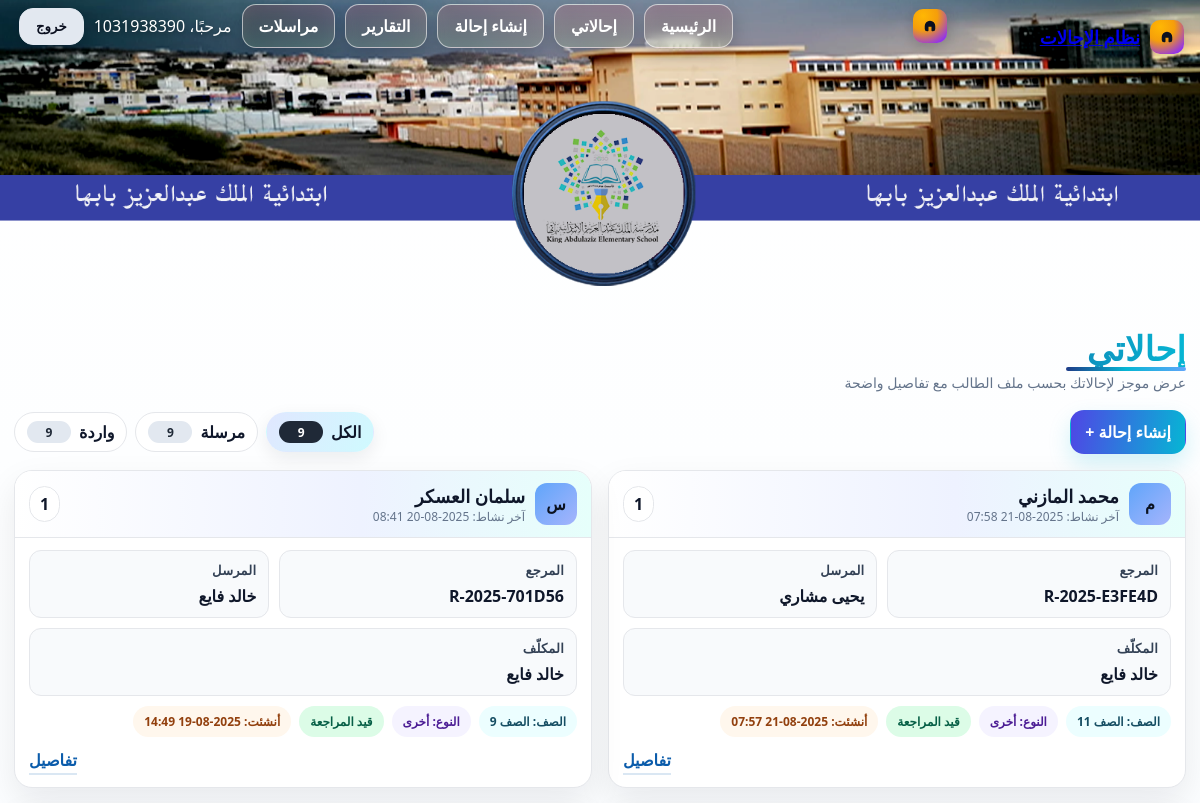
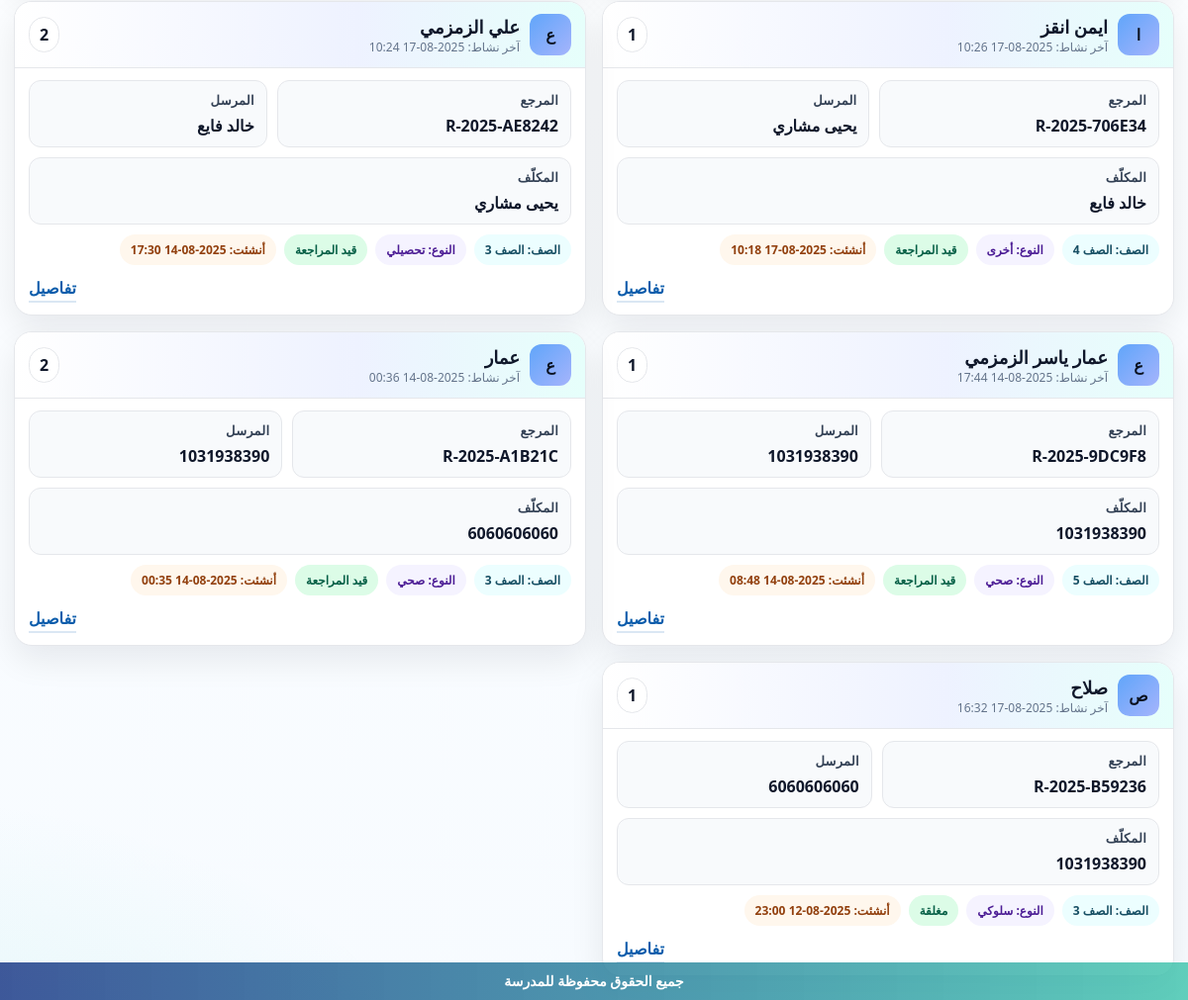
/referrals/ (signed in), run on the app's committed database (2 pictures, top to bottom).
### referrals/models.py (models this page shows, shortened)
class Referral(models.Model):
    STATUS_CHOICES = [
        ("NEW", "جديدة"),
        ("UNDER_REVIEW", "قيد المراجعة"),
        ("SENT_TO_DEPUTY", "محالة لوكيل"),
        ("CLOSED", "مغلقة"),
    ]
    TYPE_CHOICES = [
        ("behavior", "سلوكي"),
        ("academic", "تحصيلي"),
        ("health", "صحي"),
        ("other", "أخرى"),
    ]
    GRADE_CHOICES = [(str(i), f"الصف {i}") for i in range(1, 13)]
    reference = models.CharField(max_length=20, default=generate_reference, unique=True, editable=False)
    student_name = models.CharField(max_length=120)
    student_key = models.CharField("معرّف الطالب", max_length=180, blank=True, db_index=True)
    grade = models.CharField(max_length=2, choices=GRADE_CHOICES)
    referral_type = models.CharField(max_length=20, choices=TYPE_CHOICES)
    details = models.TextField()
    status = models.CharField(max_length=20, choices=STATUS_CHOICES, default="NEW")
    created_by = models.ForeignKey(User, on_delete=models.CASCADE, related_name="created_referrals")
    assignee = models.ForeignKey(User, on_delete=models.SET_NULL, null=True, blank=True, related_name="assigned_referrals")
    created_at = models.DateTimeField(auto_now_add=True)
    updated_at = models.DateTimeField(auto_now=True)

### referrals/views.py (the view)
# urls.py: path("", views.list_referrals, name="index"),
@login_required
def list_referrals(request: HttpRequest):
    scope = request.GET.get("scope", "all")
    if _is_manager(request.user):
        sent_qs = Referral.objects.all()
        inbox_qs = Referral.objects.all()
        base_qs = Referral.objects.all()
    else:
        sent_qs = Referral.objects.filter(created_by=request.user)
        inbox_qs = Referral.objects.filter(assignee=request.user)
        base_qs = Referral.objects.filter(Q(created_by=request.user) | Q(assignee=request.user))
    if scope == "sent":
        items_qs = sent_qs
    elif scope == "inbox":
        items_qs = inbox_qs
    else:
        items_qs = base_qs
    items_qs = items_qs.select_related("created_by", "assignee").order_by("-created_at")
    items = list(items_qs)
    for r in items: _ensure_student_key(r)
    groups_map = {}
    for r in items:
        key = getattr(r, "student_key", "") or f"ref-{r.pk}"
        g = groups_map.get(key)
        if not g:
            g = {"key": getattr(r, "student_key", "") or "", "student_name": r.student_name, "latest": r.created_at, "referrals": []}
            groups_map[key] = g
        g["referrals"].append(r)
        if r.created_at > g["latest"]: g["latest"] = r.created_at
        if r.created_at >= g["latest"]: g["student_name"] = r.student_name
    groups = sorted(groups_map.values(), key=lambda x: x["latest"], reverse=True)
    counts = {
        "all": base_qs.count(),
        "sent": sent_qs.count(),
        "inbox": inbox_qs.count()
    }
    return render(request, "referrals/index.html", {"items": items, "groups": groups, "counts": counts, "scope": scope})

### referrals/context_processors.py (called while the page is built)
def active_news_ticker(request):
    try:
        obj = NewsTicker.objects.filter(is_active=True).order_by("-created_at").first()
        if obj and obj.is_visible:
            return {"news_ticker": obj}
    except Exception:
        pass
    return {"news_ticker": None}

### referrals/models.py (called while the page is built)
    @property
    def is_visible(self):
        now = timezone.now()
        if not self.is_active:
            return False
        if self.starts_at and now < self.starts_at:
            return False
        if self.ends_at and now > self.ends_at:
            return False
        return True

### referrals/views.py (called while the page is built)
def _is_manager(user):
    try:
        return bool(user.is_staff or (getattr(user, "profile", None) and user.profile.role == "مدير المدرسة"))
    except Profile.DoesNotExist:
        return bool(user.is_staff)

def _ensure_student_key(ref: Referral):
    try:
        has_key_field = hasattr(ref, "student_key")
    except Exception:
        has_key_field = False
    if not has_key_field:
        return
    try:
        if getattr(ref, "student_key", ""):
            return
        civil = (getattr(ref, "student_civil_id", None) or "")[:64]
        new_key = make_student_key(getattr(ref, "student_name", ""), civil)
        if new_key:
            ref.student_key = new_key
            ref.save(update_fields=["student_key"])
    except Exception:
        pass

### templates/referrals/index.html (shortened to what this page needs)
{% load static %}
<!doctype html>
<html lang="ar" dir="rtl">
<head>
</head>
<body>
  {% include 'header.html' %}
  <div class="wrap">
    <header class="page-head" aria-label="عنوان الصفحة">
      <div>
        <h1 class="page-title">إحالاتي</h1>
        <div class="underline" aria-hidden="true"></div>
        <p class="page-sub">عرض موجز لإحالاتك بحسب ملف الطالب مع تفاصيل واضحة</p>
      </div>
    </header>
    <div class="topbar">
      <a class="btn btn-primary" href="{% url 'referrals:new' %}">إنشاء إحالة +</a>
      <nav class="tabs" role="tablist" aria-label="تصفية الإحالات">
        <a class="tab {% if scope == 'all' %}is-active{% endif %}" href="{% url 'referrals:index' %}?scope=all">
          الكل <span class="badge">{{ counts.all }}</span>
        </a>
        <a class="tab {% if scope == 'sent' %}is-active{% endif %}" href="{% url 'referrals:index' %}?scope=sent">
          مرسلة <span class="badge">{{ counts.sent }}</span>
        </a>
        <a class="tab {% if scope == 'inbox' %}is-active{% endif %}" href="{% url 'referrals:index' %}?scope=inbox">
          واردة <span class="badge">{{ counts.inbox }}</span>
        </a>
      </nav>
    </div>
    {% if groups %}
      <section class="grid" aria-label="بطاقات ملفات الطلاب">
        {% for g in groups %}
          {% with latest=g.referrals.0 %}
          <article class="card">
            <header class="card-header">
              <div class="avatar" aria-hidden="true">{{ g.student_name|default:"?"|slice:":1" }}</div>
              <div>
                <h3 class="student-name">{{ g.student_name }}</h3>
                <div class="small-note">آخر نشاط: {{ latest.updated_at|date:"Y-m-d H:i" }}</div>
              </div>
              <div class="counter" title="إجمالي الإحالات">{{ g.referrals|length }}</div>
            </header>
            <div class="card-body">
              <div class="row" aria-label="معلومات أساسية">
                <div class="info">
                  <h4>المرجع</h4>
                  <div class="v">{{ latest.reference }}</div>
                </div>
                <div class="info">
                  <h4>المرسل</h4>
                  <div class="v">{{ latest.created_by.username }}</div>
                </div>
                <div class="info">
                  <h4>المكلّف</h4>
                  <div class="v">{{ latest.assignee.username|default:"—" }}</div>
                </div>
              </div>
              <div class="chips" aria-label="تصنيف">
                <span class="chip chip-grade">الصف: {{ latest.get_grade_display }}</span>
                <span class="chip chip-type">النوع: {{ latest.get_referral_type_display }}</span>
                <span class="chip chip-status">{{ latest.get_status_display }}</span>
                <span class="chip chip-ref">أنشئت: {{ latest.created_at|date:"Y-m-d H:i" }}</span>
              </div>
              <div class="actions">
                <a class="link" href="{% url 'referrals:detail' latest.pk %}">تفاصيل</a>
              </div>
            </div>
          </article>
          {% endwith %}
        {% endfor %}
      </section>
    {% else %}
      <div class="empty">لا توجد إحالات لعرضها.</div>
    {% endif %}
  </div>
  {% include 'footer.html' %}
</body>
</html>

### templates/header.html (shortened to what this page needs)
<nav class="hdr-nav" role="navigation" aria-label="الشريط العلوي">
  <div class="hdr-banner">
    <div class="hdr-top">
      <a class="hdr-brand" href="/" aria-label="الرئيسية">
        <span class="hdr-logo" aria-hidden="true">
          <svg viewBox="0 0 24 24"><path d="M5 12a7 7 0 1 1 14 0v4a3 3 0 0 1-3 3h-1a1 1 0 0 1-1-1v-5h-4v5a1 1 0 0 1-1 1H8a3 3 0 0 1-3-3v-4z"/></svg>
        </span>
        <span class="hdr-title">نظام الإحالات</span>
      </a>
    </div>
    <div class="hdr-actions">
      <div class="hdr-actions-wrap">
        <a class="hdr-brand" href="/" aria-label="الرئيسية" style="text-decoration:none">
          <span class="hdr-logo" aria-hidden="true">
            <svg viewBox="0 0 24 24"><path d="M5 12a7 7 0 1 1 14 0v4a3 3 0 0 1-3 3h-1a1 1 0 0 1-1-1v-5h-4v5a1 1 0 0 1-1 1H8a3 3 0 0 1-3-3v-4z"/></svg>
          </span>
        </a>
        <div class="hdr-links">
          <a class="hdr-link" href="/">الرئيسية</a>
          <a class="hdr-link" href="/referrals/">إحالاتي</a>
          <a class="hdr-link" href="/referrals/new/">إنشاء إحالة</a>
          <a class="hdr-link" href="/workflow/reports/">التقارير</a>
          <a class="hdr-link" href="/messages/">مراسلات</a>
          {% if request.user.is_authenticated %}
            <span class="hdr-user">مرحبًا، {{ request.user.username }}</span>
            <form action="{% url 'accounts:logout' %}" method="post" class="hdr-logout-form">
              <button type="submit" class="hdr-link hdr-logout" aria-label="تسجيل الخروج">خروج</button>
            </form>
          {% else %}
            <a class="hdr-link" href="{% url 'accounts:login' %}">تسجيل الدخول</a>
            <a class="hdr-link hdr-cta" href="{% url 'accounts:register' %}">إنشاء حساب</a>
          {% endif %}
        </div>
      </div>
    </div>
  </div>
</nav>

### templates/referrals/index.html (style rules this page uses)
:root { --brand:#1f3c88; --mint:#06b6d4; --sky:#60a5fa; --txt:#0f172a; --muted:#64748b; --line:#e5e7eb; --bg:#f7fbff; --card:#ffffff; --chip:#eef2ff; --shadow:0 14px 34px rgba(2,6,23,.08); --r:18px; }
body { margin:0; color:var(--txt); font-family:system-ui,-apple-system,Segoe UI,Roboto,Tajawal,Arial; background: radial-gradient(1200px 580px at 90% -10%, rgba(99,102,241,.09), transparent 60%), radial-gradient(1000px 650px at -10% 110%, rgba(45,212,191,.12), transparent 60%), linear-gradient(180deg,#fff, var(--bg)); min-height:100dvh; }
.wrap { max-width:1180px; margin:auto; padding:24px 14px }
.page-head { display:flex; align-items:end; justify-content:space-between; gap:12px; flex-wrap:wrap; margin:8px 0 18px }
.page-title { margin:0; font-weight:900; letter-spacing:.2px; line-height:1.1; font-size:clamp(22px,3.6vw,34px); background:linear-gradient(90deg,var(--brand),var(--mint)); -webkit-background-clip:text; background-clip:text; color:transparent }
.page-sub { margin:2px 0 0; color:var(--muted); font-size:14px }
.underline { height:4px; background:linear-gradient(90deg,var(--brand),var(--mint),var(--sky)); border-radius:999px; width:120px }
.topbar { display:flex; align-items:center; justify-content:space-between; gap:10px; flex-wrap:wrap; margin:6px 0 16px }
.btn { appearance:none; border:1px solid var(--line); background:#fff; color:var(--txt); border-radius:14px; padding:10px 14px; font-weight:800; text-decoration:none; display:inline-flex; gap:8px; align-items:center; transition:.15s }
.btn-primary { color:#fff; background:linear-gradient(100deg,#4f46e5 0%, var(--mint) 100%); border-color:transparent; box-shadow:0 10px 22px rgba(6,182,212,.18) }
.tabs { display:flex; gap:8px; align-items:center; flex-wrap:wrap }
.tab { padding:8px 12px; border-radius:999px; border:1px solid var(--line); background:#fff; color:var(--txt); text-decoration:none; font-weight:800; display:inline-flex; gap:8px; align-items:center }
.badge { min-width:28px; height:22px; border-radius:999px; display:inline-grid; place-items:center; padding:0 8px; font-size:12px; font-weight:900; color:#1f2937; background:#e2e8f0 }
.tab.is-active { background:linear-gradient(120deg,#e0e7ff,#cffafe); border-color:transparent; box-shadow:0 6px 18px rgba(15,23,42,.08) }
.tab.is-active .badge { background:#1f2937; color:#fff }
.grid { display:grid; grid-template-columns:repeat(2,minmax(0,1fr)); gap:16px }
.card { position:relative; background:var(--card); border:1px solid var(--line); border-radius:var(--r); overflow:hidden; box-shadow:var(--shadow); }
.card-header { display:grid; grid-template-columns:auto 1fr auto; gap:10px; align-items:center; padding:12px 14px; background:linear-gradient(90deg,#ffffff 0%, #eef2ff 60%, #e6fffb 100%); border-bottom:1px solid var(--line); }
.avatar { width:42px; height:42px; border-radius:12px; display:grid; place-items:center; background:linear-gradient(135deg,#60a5fa,#a5b4fc); color:#0b1220; font-weight:900 }
.student-name { margin:0; font-size:18px; font-weight:900 }
.small-note { font-size:12px; color:var(--muted) }
.counter { font-weight:900; padding:6px 10px; border-radius:999px; background:#fff; border:1px solid var(--line) }
.card-body { padding:12px 14px }
.row { display:flex; flex-wrap:wrap; gap:10px }
.info { flex:1 1 auto; min-width:180px; border:1px solid var(--line); background:#f8fafc; border-radius:12px; padding:10px 12px }
.info h4 { margin:0 0 6px; font-size:13px; color:#334155; letter-spacing:.2px }
.info .v { font-weight:900 }
.chips { display:flex; gap:8px; flex-wrap:wrap; margin-top:10px }
.chip { padding:6px 10px; border-radius:999px; font-size:12px; font-weight:900; border:1px solid var(--line) }
.chip-grade { background:#ecfeff; color:#164e63; border-color:transparent }
.chip-type { background:#f5f3ff; color:#4c1d95; border-color:transparent }
.chip-status { background:#dcfce7; color:#065f46; border-color:transparent }
.chip-ref { background:#fff7ed; color:#92400e; border-color:transparent }
.actions { margin-top:12px; display:flex; justify-content:flex-end }
.link { color:#0b5cab; font-weight:900; text-decoration:none; border-bottom:2px solid rgba(11,92,171,.15); padding-bottom:2px }

### data on the page
Referral: student_name "م", student_name "محمد المازني", updated_at "2025-08-21 07:58", reference "R-2025-E3FE4D", created_by.username "يحيى مشاري", assignee.username "خالد فايع", grade "الصف 11", referral_type "أخرى", status "قيد المراجعة", created_at "2025-08-21 07:57"
Referral: student_name "س", student_name "سلمان العسكر", updated_at "2025-08-20 08:41", reference "R-2025-701D56", created_by.username "خالد فايع", assignee.username "خالد فايع", grade "الصف 9", referral_type "أخرى", status "قيد المراجعة", created_at "2025-08-19 14:49"
Referral: student_name "ا", student_name "ايمن انقز", updated_at "2025-08-17 10:26", reference "R-2025-706E34", created_by.username "يحيى مشاري", assignee.username "خالد فايع", grade "الصف 4", referral_type "أخرى", status "قيد المراجعة", created_at "2025-08-17 10:18"
Referral: student_name "ع", student_name "علي الزمزمي", updated_at "2025-08-17 10:24", reference "R-2025-AE8242", created_by.username "خالد فايع", assignee.username "يحيى مشاري", grade "الصف 3", referral_type "تحصيلي", status "قيد المراجعة", created_at "2025-08-14 17:30"
Referral: student_name "ع", student_name "عمار ياسر الزمزمي", updated_at "2025-08-14 17:44", reference "R-2025-9DC9F8", created_by.username "1031938390", assignee.username "1031938390", grade "الصف 5", referral_type "صحي", status "قيد المراجعة", created_at "2025-08-14 08:48"
Referral: student_name "ع", student_name "عمار", updated_at "2025-08-14 00:36", reference "R-2025-A1B21C", created_by.username "1031938390", assignee.username "6060606060", grade "الصف 3", referral_type "صحي", status "قيد المراجعة", created_at "2025-08-14 00:35"
Referral: student_name "ص", student_name "صلاح", updated_at "2025-08-17 16:32", reference "R-2025-B59236", created_by.username "6060606060", assignee.username "1031938390", grade "الصف 3", referral_type "سلوكي", status "مغلقة", created_at "2025-08-12 23:00"

### other printed values
{{ request.user.username }} "1031938390"
{{ counts.all }} "9"
{{ counts.sent }} "9"
{{ counts.inbox }} "9"
{{ g.referrals|length }} "1" "1" "1" "2" "1" "2" "1"
